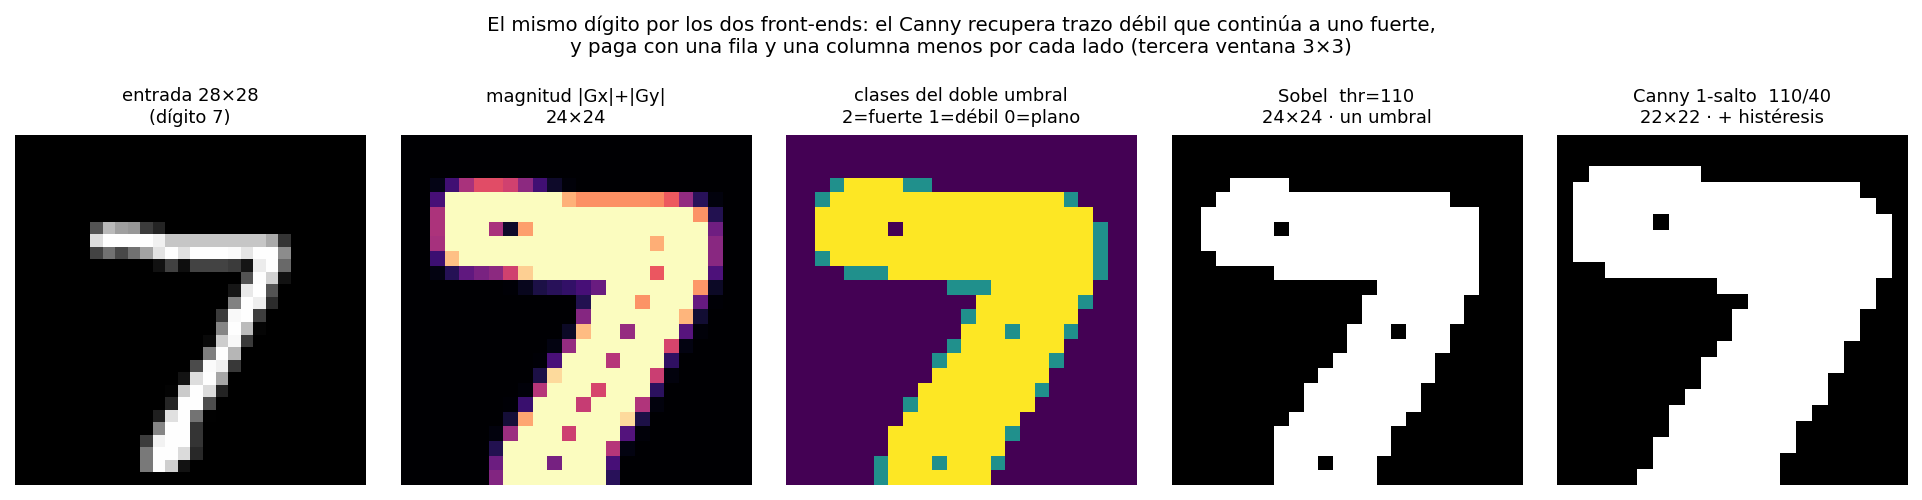

Write Python code to recreate this figure.
# === Cuaderno 2 · figura 1: Sobel y Canny 1-salto sobre el mismo dígito ===
import sys; sys.path.insert(0, "../../clasificador_mnist")
import numpy as np, matplotlib.pyplot as plt
import frente_golden as fg
from canny1_mnist import frente_canny1

_, _, Xte, yte = fg.cargar_mnist("../../clasificador_mnist/mnist.npz")
n = 0
img = Xte[n]
g  = np.floor(fg.conv3(img[None].astype(float), fg.GAUSS) / 16.0)
gx = fg.conv3(g, fg.SOBEL_X); gy = fg.conv3(g, fg.SOBEL_Y)
mag = np.minimum(np.abs(gx) + np.abs(gy), 255.0)[0]
cls = np.where(mag > 110, 2, np.where(mag > 40, 1, 0))
sob = fg.frente(img, 110)[0][0]
can = frente_canny1(img, 110, 40)[0][0]

fig, ax = plt.subplots(1, 5, figsize=(13, 3.1))
for a, (im, t, cm) in zip(ax, [
        (img,  f"entrada 28×28\n(dígito {yte[n]})", "gray"),
        (mag,  "magnitud |Gx|+|Gy|\n24×24", "magma"),
        (cls,  "clases del doble umbral\n2=fuerte 1=débil 0=plano", "viridis"),
        (sob,  "Sobel  thr=110\n24×24 · un umbral", "gray"),
        (can,  "Canny 1-salto  110/40\n22×22 · + histéresis", "gray")]):
    a.imshow(im, cmap=cm); a.set_title(t, fontsize=8.6); a.axis("off")
fig.suptitle("El mismo dígito por los dos front-ends: el Canny recupera trazo débil que continúa "
             "a uno fuerte,\ny paga con una fila y una columna menos por cada lado (tercera ventana 3×3)",
             fontsize=9.5, y=1.06)
plt.tight_layout()
plt.savefig("fig_filtros.png", dpi=150, bbox_inches="tight")
plt.show()
print(f"bordes marcados — Sobel: {sob.sum():4d}/{sob.size}  ({sob.mean():.1%})")
print(f"                  Canny: {can.sum():4d}/{can.size}  ({can.mean():.1%})")
